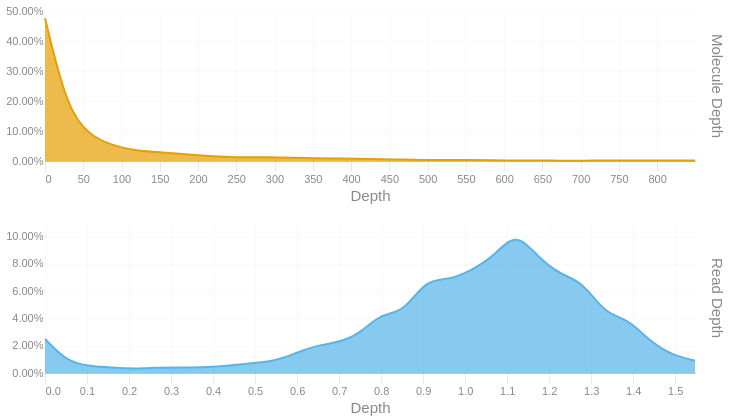

Notebook code cell kept with this figure:
### Code cell
readdep = depth_hist(tb['Read Depth'], q99, 3)
readdep = readdep.with_columns(pl.lit('Read Depth').alias('Metric'))
if not SKIPLR:
    moldep = depth_hist(tb['Molecule Depth'], mol_q99, 1)
    moldep = moldep.with_columns(pl.lit('Molecule Depth').alias('Metric'))
    _hist = pl.concat([readdep, moldep])
    _hist = _hist.filter(pl.col('Proportion') != 0)
    with SafeRender(_hist):
        (
            alt.Chart(_hist)        
            .mark_area(interpolate = "basis")
            .encode(
                x=alt.X('Bin:Q').scale(domainMin=0).axis(alt.Axis(title='Depth')),
                y = alt.Y('Proportion:Q', title = None).axis(format = '.2%'),
                color = alt.Color('Metric:N').legend(None),
                row = alt.Row("Metric:N").header(title = None, labelOrient = 'right'),
                tooltip = [
                    alt.Tooltip("Metric:N", title = "Metric"),
                    alt.Tooltip('Interval:N', title = "Depth Interval"),
                    alt.Tooltip('Proportion:Q', title = "% Alignments").format('.2%')
                ]
            )
            .resolve_scale(x='independent', y='independent')
            .properties(
                height = 150, width = 650,
                usermeta={'embedOptions': {'downloadFileName': f'{samplename}.depth.hist'}}
            )
        ).display()
else:
    readdep = readdep.filter(pl.col('Proportion') != 0)
    with SafeRender(readdep):
        (
            alt.Chart(readdep)        
            .mark_area(interpolate = "basis")
            .encode(
                x=alt.X('Bin:Q').scale(domainMin=0).axis(alt.Axis(title='Depth')),
                y = alt.Y('Proportion:Q', title = None).axis(format = '.2%'),
                tooltip = [
                    alt.Tooltip('Interval:N', title = "Depth Interval"),
                    alt.Tooltip('Proportion:Q', title = "% Alignments").format('.2%')
                ]
            )
            .properties(
                usermeta={'embedOptions': {'downloadFileName': f'{samplename}.depth.hist'}}
            )
        ).display()

### Figure 1 — Vega-Lite specification as saved in the notebook (floating-point values rounded to 4 significant figures)
{"width": 650, "height": 150, "config": {"title": {"anchor": "start", "dy": -15, "fontSize": 18, "color": "#888888", "subtitleColor": "#888888", "subtitleFontSize": 14}, "arc": {"fill": "#0072B2"}, "axis": {"domainColor": "#888888", "domainWidth": 0.5, "gridWidth": 0.2, "grid": false, "titleFontWeight": 400, "titleFontSize": 15, "labelFontSize": 11, "labelColor": "#888888", "tickColor": "#888888", "tickWidth": 0.2, "titleColor": "#888888"}, "axisBand": {"grid": false}, "axisX": {"grid": true, "tickSize": 10, "domainCap": "round"}, "axisY": {"domain": false, "grid": true, "tickSize": 0, "domainCap": "round"}, "background": "transparent", "header": {"labelFontSize": 15, "labelColor": "#888888", "titleFontSize": 15, "titleFontWeight": 600, "titleColor": "#888888"}, "legend": {"labelFont": "sans-serif", "labelFontSize": 12, "labelColor": "#888888", "symbolSize": 100, "symbolType": "circle", "titleFontSize": 12, "titlePadding": 10, "titleColor": "#888888", "title": null}, "range": {"category": ["#E69F00", "#56B4E9", "#009E73", "#F0E442", "#0072B2", "#D55E00", "#CC79A7", "#000000"], "diverging": ["#cfe8f3", "#a2d4ec", "#73bfe2", "#46abdb", "#1696d2", "#12719e"]}, "area": {"fill": "#0072B2", "fillOpacity": 0.7, "line": true, "strokeOpacity": 0.7}, "line": {"color": "#0072B2", "stroke": "#0072B2", "strokeWidth": 2}, "trail": {"color": "#0072B2", "stroke": "#0072B2", "strokeWidth": 0, "size": 1}, "point": {"filled": true, "fillOpacity": 1.0, "size": 95}, "text": {"color": "#888888", "fontSize": 11, "align": "right", "fontWeight": 400, "size": 11}, "bar": {"fill": "#0072B2", "stroke": null}, "view": {"stroke": null, "continuousWidth": 660, "continuousHeight": 400}}, "data": {"name": "data-07900475a7a833c218883b2613dce9e0"}, "mark": {"type": "area", "interpolate": "basis"}, "encoding": {"color": {"field": "Metric", "legend": null, "type": "nominal"}, "row": {"field": "Metric", "header": {"title": null, "labelOrient": "right"}, "type": "nominal"}, "tooltip": [{"field": "Metric", "title": "Metric", "type": "nominal"}, {"field": "Interval", "title": "Depth Interval", "type": "nominal"}, {"field": "Proportion", "format": ".2%", "title": "% Alignments", "type": "quantitative"}], "x": {"axis": {"title": "Depth"}, "field": "Bin", "scale": {"domainMin": 0}, "type": "quantitative"}, "y": {"axis": {"format": ".2%"}, "field": "Proportion", "title": null, "type": "quantitative"}}, "resolve": {"scale": {"x": "independent", "y": "independent"}}, "usermeta": {"embedOptions": {"downloadFileName": "S3_Cooper_1777.depth.hist"}}, "$schema": "https://vega.github.io/schema/vega-lite/v6.1.0.json", "datasets": {"data-07900475a7a833c218883b2613dce9e0": [{"Bin": 0.0, "Interval": "0.0-0.053", "Proportion": 0.025, "Metric": "Read Depth"}, {"Bin": 0.053, "Interval": "0.053-0.107", "Proportion": 0.008, "Metric": "Read Depth"}, {"Bin": 0.107, "Interval": "0.107-0.16", "Proportion": 0.005, "Metric": "Read Depth"}, {"Bin": 0.16, "Interval": "0.16-0.213", "Proportion": 0.004, "Metric": "Read Depth"}, {"Bin": 0.213, "Interval": "0.213-0.267", "Proportion": 0.003, "Metric": "Read Depth"}, {"Bin": 0.267, "Interval": "0.267-0.32", "Proportion": 0.004, "Metric": "Read Depth"}, {"Bin": 0.32, "Interval": "0.32-0.373", "Proportion": 0.004, "Metric": "Read Depth"}, {"Bin": 0.373, "Interval": "0.373-0.427", "Proportion": 0.004, "Metric": "Read Depth"}, {"Bin": 0.427, "Interval": "0.427-0.48", "Proportion": 0.005, "Metric": "Read Depth"}, {"Bin": 0.48, "Interval": "0.48-0.533", "Proportion": 0.007, "Metric": "Read Depth"}, {"Bin": 0.533, "Interval": "0.533-0.587", "Proportion": 0.008, "Metric": "Read Depth"}, {"Bin": 0.587, "Interval": "0.587-0.64", "Proportion": 0.013, "Metric": "Read Depth"}, {"Bin": 0.64, "Interval": "0.64-0.693", "Proportion": 0.02, "Metric": "Read Depth"}, {"Bin": 0.693, "Interval": "0.693-0.747", "Proportion": 0.022, "Metric": "Read Depth"}, {"Bin": 0.747, "Interval": "0.747-0.8", "Proportion": 0.028, "Metric": "Read Depth"}, {"Bin": 0.8, "Interval": "0.8-0.853", "Proportion": 0.044, "Metric": "Read Depth"}, {"Bin": 0.853, "Interval": "0.853-0.907", "Proportion": 0.044, "Metric": "Read Depth"}, {"Bin": 0.907, "Interval": "0.907-0.96", "Proportion": 0.069, "Metric": "Read Depth"}, {"Bin": 0.96, "Interval": "0.96-1.013", "Proportion": 0.068, "Metric": "Read Depth"}, {"Bin": 1.013, "Interval": "1.013-1.067", "Proportion": 0.075, "Metric": "Read Depth"}, {"Bin": 1.067, "Interval": "1.067-1.12", "Proportion": 0.085, "Metric": "Read Depth"}, {"Bin": 1.12, "Interval": "1.12-1.173", "Proportion": 0.104, "Metric": "Read Depth"}, {"Bin": 1.173, "Interval": "1.173-1.227", "Proportion": 0.085, "Metric": "Read Depth"}, {"Bin": 1.227, "Interval": "1.227-1.28", "Proportion": 0.072, "Metric": "Read Depth"}, {"Bin": 1.28, "Interval": "1.28-1.333", "Proportion": 0.067, "Metric": "Read Depth"}, {"Bin": 1.333, "Interval": "1.333-1.387", "Proportion": 0.043, "Metric": "Read Depth"}, {"Bin": 1.387, "Interval": "1.387-1.44", "Proportion": 0.04, "Metric": "Read Depth"}, {"Bin": 1.44, "Interval": "1.44-1.493", "Proportion": 0.023, "Metric": "Read Depth"}, {"Bin": 1.493, "Interval": "1.493-1.547", "Proportion": 0.013, "Metric": "Read Depth"}, {"Bin": 1.547, "Interval": "1.547-1.6", "Proportion": 0.009, "Metric": "Read Depth"}, {"Bin": 0.0, "Interval": "0.0-29.3", "Proportion": 0.476, "Metric": "Molecule Depth"}, {"Bin": 29.3, "Interval": "29.3-58.6", "Proportion": 0.169, "Metric": "Molecule Depth"}, {"Bin": 58.6, "Interval": "58.6-87.9", "Proportion": 0.085, "Metric": "Molecule Depth"}, {"Bin": 87.9, "Interval": "87.9-117.2", "Proportion": 0.052, "Metric": "Molecule Depth"}, {"Bin": 117.2, "Interval": "117.2-146.5", "Proportion": 0.034, "Metric": "Molecule Depth"}, {"Bin": 146.5, "Interval": "146.5-175.8", "Proportion": 0.03, "Metric": "Molecule Depth"}, {"Bin": 175.8, "Interval": "175.8-205.0", "Proportion": 0.024, "Metric": "Molecule Depth"}, {"Bin": 205.0, "Interval": "205.0-234.3", "Proportion": 0.018, "Metric": "Molecule Depth"}, {"Bin": 234.3, "Interval": "234.3-263.6", "Proportion": 0.014, "Metric": "Molecule Depth"}, {"Bin": 263.6, "Interval": "263.6-292.9", "Proportion": 0.012, "Metric": "Molecule Depth"}, {"Bin": 292.9, "Interval": "292.9-322.2", "Proportion": 0.013, "Metric": "Molecule Depth"}, {"Bin": 322.2, "Interval": "322.2-351.5", "Proportion": 0.011, "Metric": "Molecule Depth"}, {"Bin": 351.5, "Interval": "351.5-380.8", "Proportion": 0.009, "Metric": "Molecule Depth"}, {"Bin": 380.8, "Interval": "380.8-410.1", "Proportion": 0.008, "Metric": "Molecule Depth"}, {"Bin": 410.1, "Interval": "410.1-439.4", "Proportion": 0.008, "Metric": "Molecule Depth"}, {"Bin": 439.4, "Interval": "439.4-468.7", "Proportion": 0.005, "Metric": "Molecule Depth"}, {"Bin": 468.7, "Interval": "468.7-498.0", "Proportion": 0.005, "Metric": "Molecule Depth"}, {"Bin": 498.0, "Interval": "498.0-527.3", "Proportion": 0.003, "Metric": "Molecule Depth"}, {"Bin": 527.3, "Interval": "527.3-556.6", "Proportion": 0.004, "Metric": "Molecule Depth"}, {"Bin": 556.6, "Interval": "556.6-585.9", "Proportion": 0.003, "Metric": "Molecule Depth"}, {"Bin": 585.9, "Interval": "585.9-615.1", "Proportion": 0.002, "Metric": "Molecule Depth"}, {"Bin": 615.1, "Interval": "615.1-644.4", "Proportion": 0.002, "Metric": "Molecule Depth"}, {"Bin": 644.4, "Interval": "644.4-673.7", "Proportion": 0.002, "Metric": "Molecule Depth"}, {"Bin": 673.7, "Interval": "673.7-703.0", "Proportion": 0.001, "Metric": "Molecule Depth"}, {"Bin": 703.0, "Interval": "703.0-732.3", "Proportion": 0.001, "Metric": "Molecule Depth"}, {"Bin": 732.3, "Interval": "732.3-761.6", "Proportion": 0.002, "Metric": "Molecule Depth"}, {"Bin": 761.6, "Interval": "761.6-790.9", "Proportion": 0.002, "Metric": "Molecule Depth"}, {"Bin": 790.9, "Interval": "790.9-820.2", "Proportion": 0.002, "Metric": "Molecule Depth"}, {"Bin": 820.2, "Interval": "820.2-849.5", "Proportion": 0.002, "Metric": "Molecule Depth"}, {"Bin": 849.5, "Interval": "849.5-878.78", "Proportion": 0.002, "Metric": "Molecule Depth"}]}}
